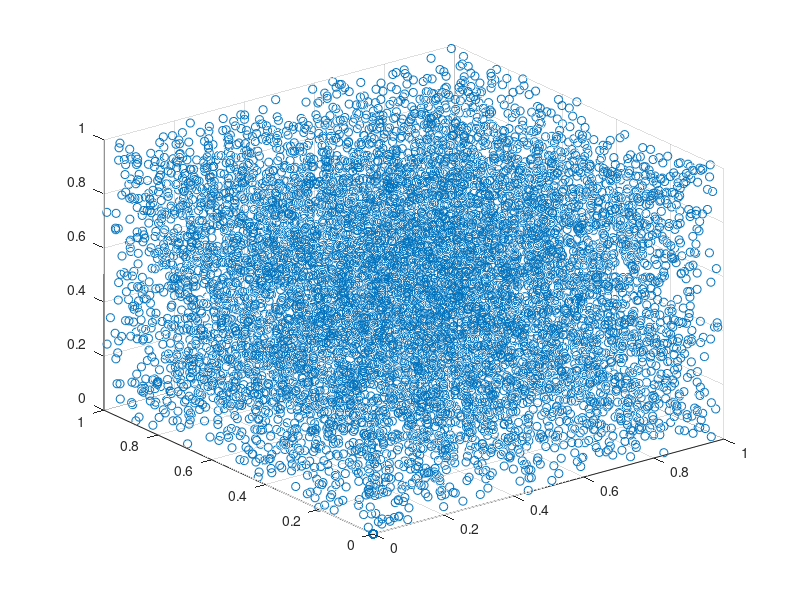
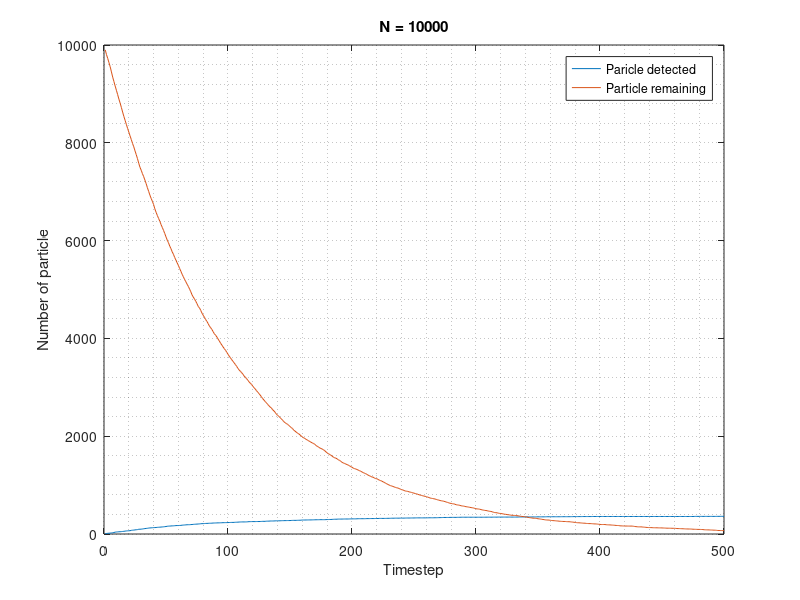

Source code (MATLAB) for these figures, in order:
N = 10000; %Number of particles

p = zeros(4,N);%Postions of particle
p(4,:) = zeros(1,N);%4th column tells you whether the particle already decayed or not

%Put the particles into random places
for i = 1:N
   p(1,i) = rand;
   p(2,i) = rand;
   p(3,i) = rand;
end

figure()

tstep = 500; %Number of timestep for particles to decay
count = 0; %number of particle detected
nremain = N; %number of particle remaining
countvec = zeros(tstep); %empty vector to store the number of particle detected and number of particle reamining
remainvec = zeros(tstep);
for i = 1:tstep %For each timestep
   scatter3(p(1,:),p(2,:),p(3,:))
   for j = 1:N %For each paricle
     if(p(4,j)==0)%detemine whether the paricle decay or not
         if(rand<0.01)%rand returns the uniform distribution between 0 to 1 and rand<0.01 returns whether the particle decayed or not
            dir = [randn;randn;randn];%direction of alpha particle
            nremain = nremain - 1;
            if(dir(3)<0)
                t = -p(3,j)/dir(3);%calculating the intersection with x-y plane
                xfin = p(1,j)+dir(1)*t;
                yfin = p(2,j)+dir(2)*t;
                %display(t)
                if(((xfin-0.5)^2+(yfin-0.5)^2)<(0.4)^2)%determine whether the intersetion is inside the circle
                    if(((p(1,j)-xfin)^2+(p(2,j)-yfin)^2+p(3,j)^2)<0.3^2)
                      count = count + 1;
                      p(1,j)=0;%Move decayed particles to origin
                      p(2,j)=0;
                      p(3,j)=0;
                    end
                end
            end
            p(4,j) = 1;
         end
     end
   end
   pause(0.01)
   countvec(i) = count;
   remainvec(i) = nremain;
end

figure()
plot(countvec(1:500))
title(['N = ',num2str(N)])
xlabel('Timestep')
ylabel('Number of particle')
grid minor
hold on
plot(remainvec(1:500))
legend('Paricle detected','Particle remaining')
